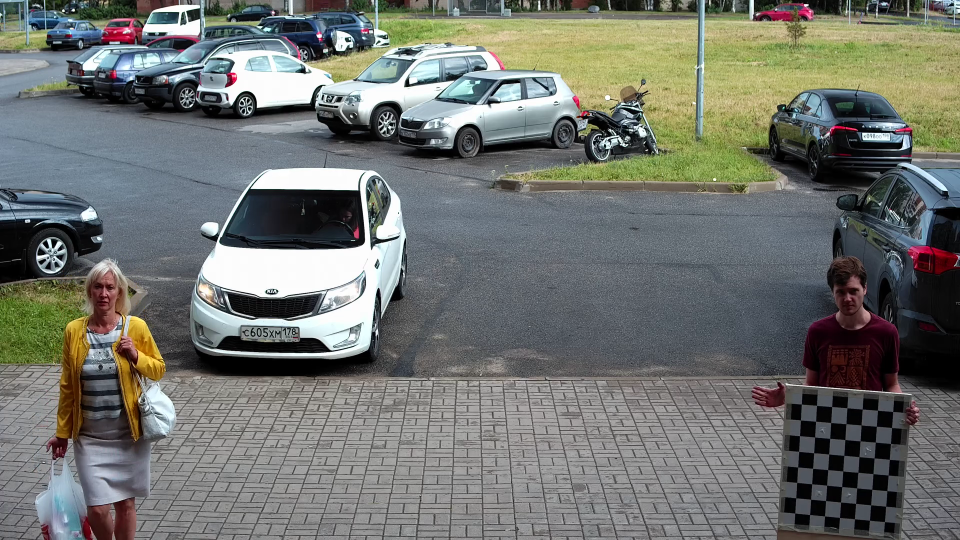
#> input picture data/input_data/0.png, 1920 x 1080 px, found by its file name (shown at 1/2 size)
$ python rect.py   (older library calls are emulated)
#> lines starting #> are read from the running program, lines starting #| are printed output that depends on the picture
import cv2
import numpy as np

img1 = cv2.imread('0.png', cv2.IMREAD_GRAYSCALE)
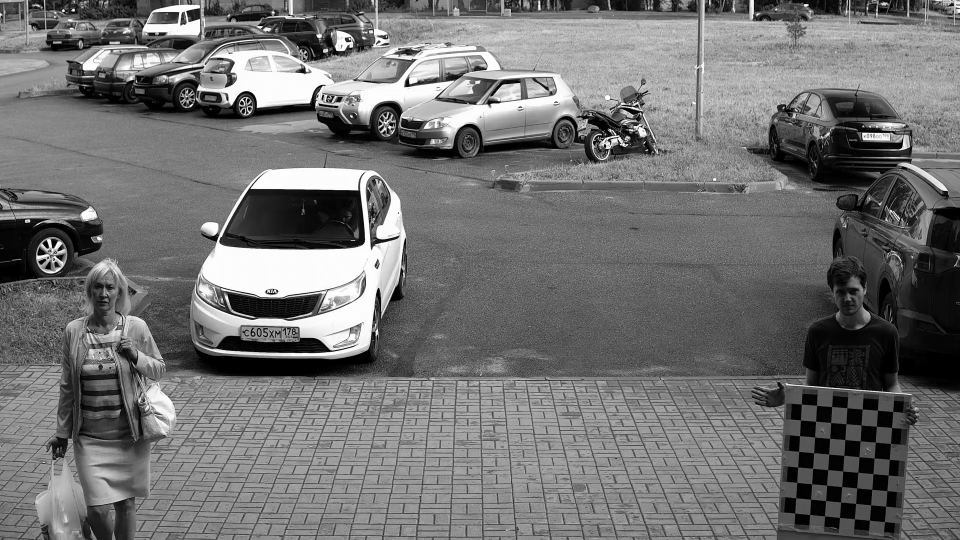
#> img1: shape (1080, 1920) (shown at 1/2 size); min 0, max 255, mean 113.9
img2 = cv2.imread('1.png', cv2.IMREAD_GRAYSCALE)
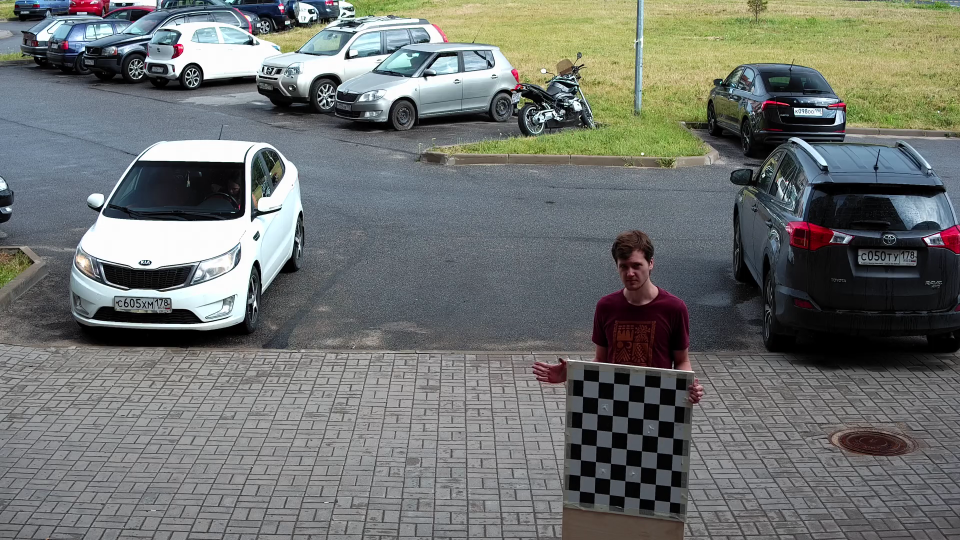
#> input picture data/input_data/1.png, 1920 x 1080 px, found by its file name (shown at 1/2 size)
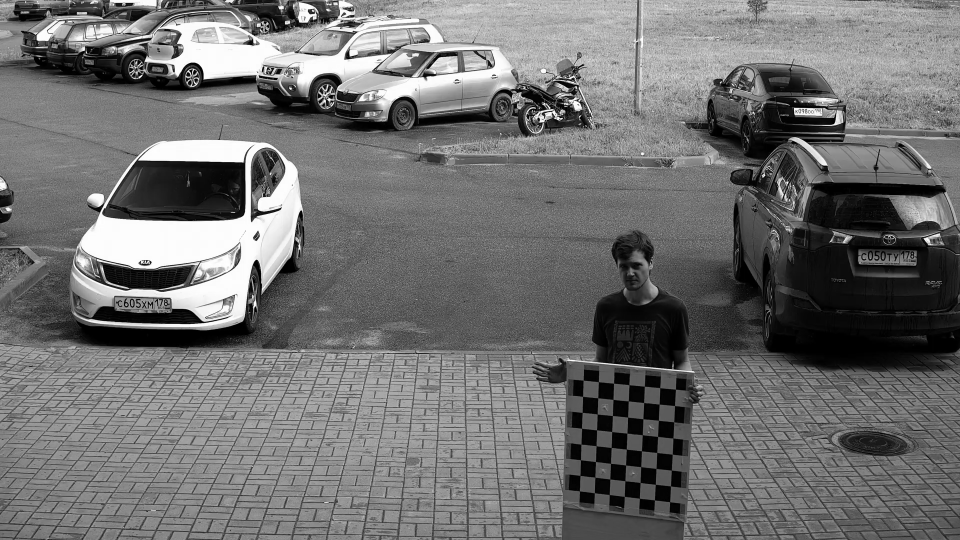
#> img2: shape (1080, 1920) (shown at 1/2 size); min 0, max 255, mean 112.6

ML =  np.array([ 2.7986162739260899e+03, 0., 9.5950000000000000e+02, 0.,
       2.9851906921878294e+03, 5.3950000000000000e+02, 0., 0., 1. ])

MR = np.array([ 2.8030785191464979e+03, 0., 9.5950000000000000e+02, 0.,
       2.9899504204229311e+03, 5.3950000000000000e+02, 0., 0., 1. ])

DL = np.array([ -3.0195605175804907e-01, 0., 0., 0., 0. ])
DR = np.array([ -2.8760404110746712e-01, 0., 0., 0., 0. ])

img_size = (1920, 1080)
R = np.array([ 9.9993148262771858e-01, -6.8381673743507926e-03,
       -9.5010271493625609e-03, 6.6700706261733685e-03,
       9.9982263176414121e-01, -1.7612926221053014e-02,
       9.6197821063898990e-03, 1.7548346907522713e-02,
       9.9979973760400576e-01 ])

T = np.array([ -1.0057109534289157e+00, -1.0091959156006969e-02,
       -1.8672493781540369e-02 ])


#> (the run stopped early here; a loop or call above may not have finished)
